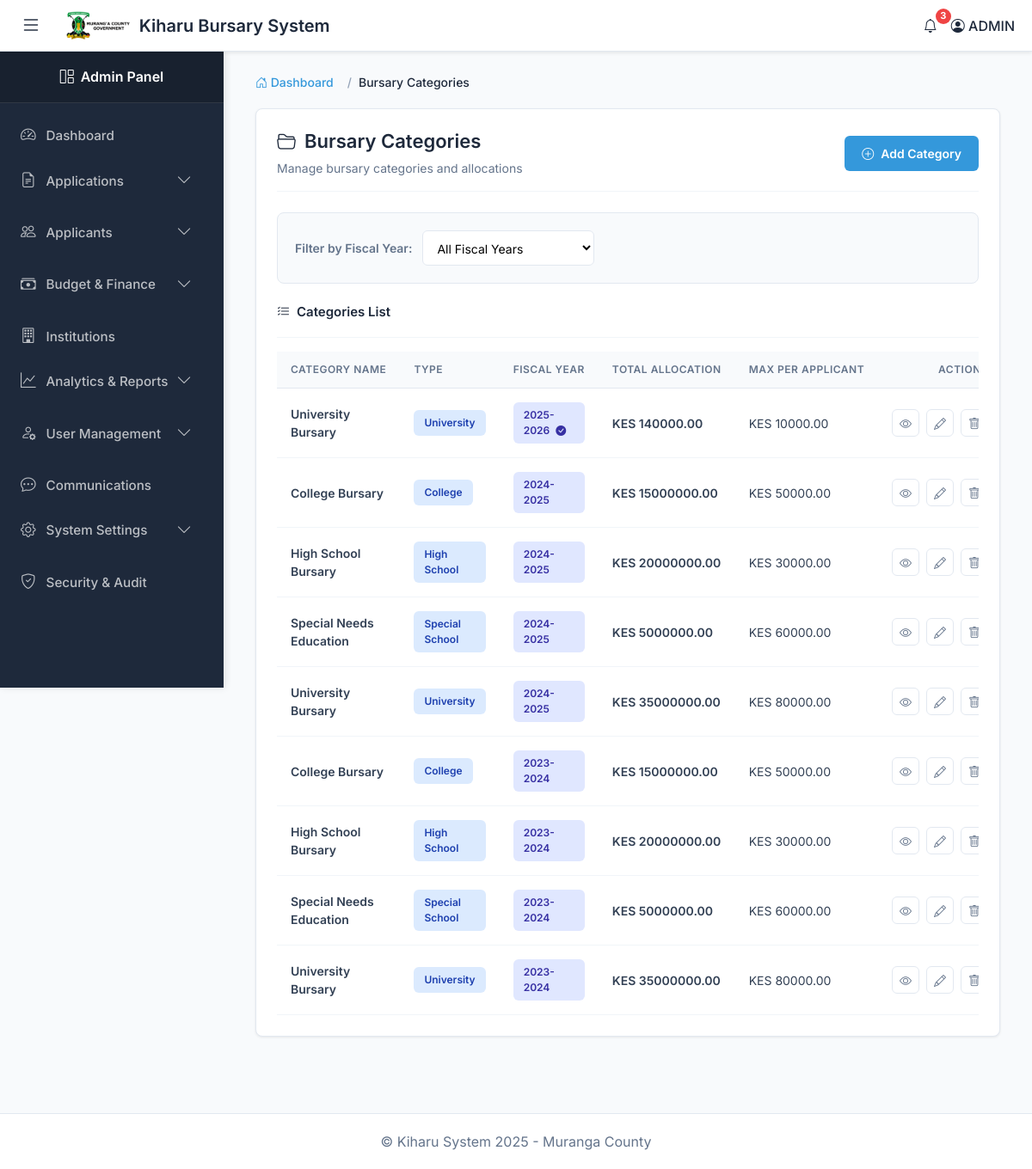
/admin-bursary-categories/ (signed in), run on an earlier commit of the app's database.
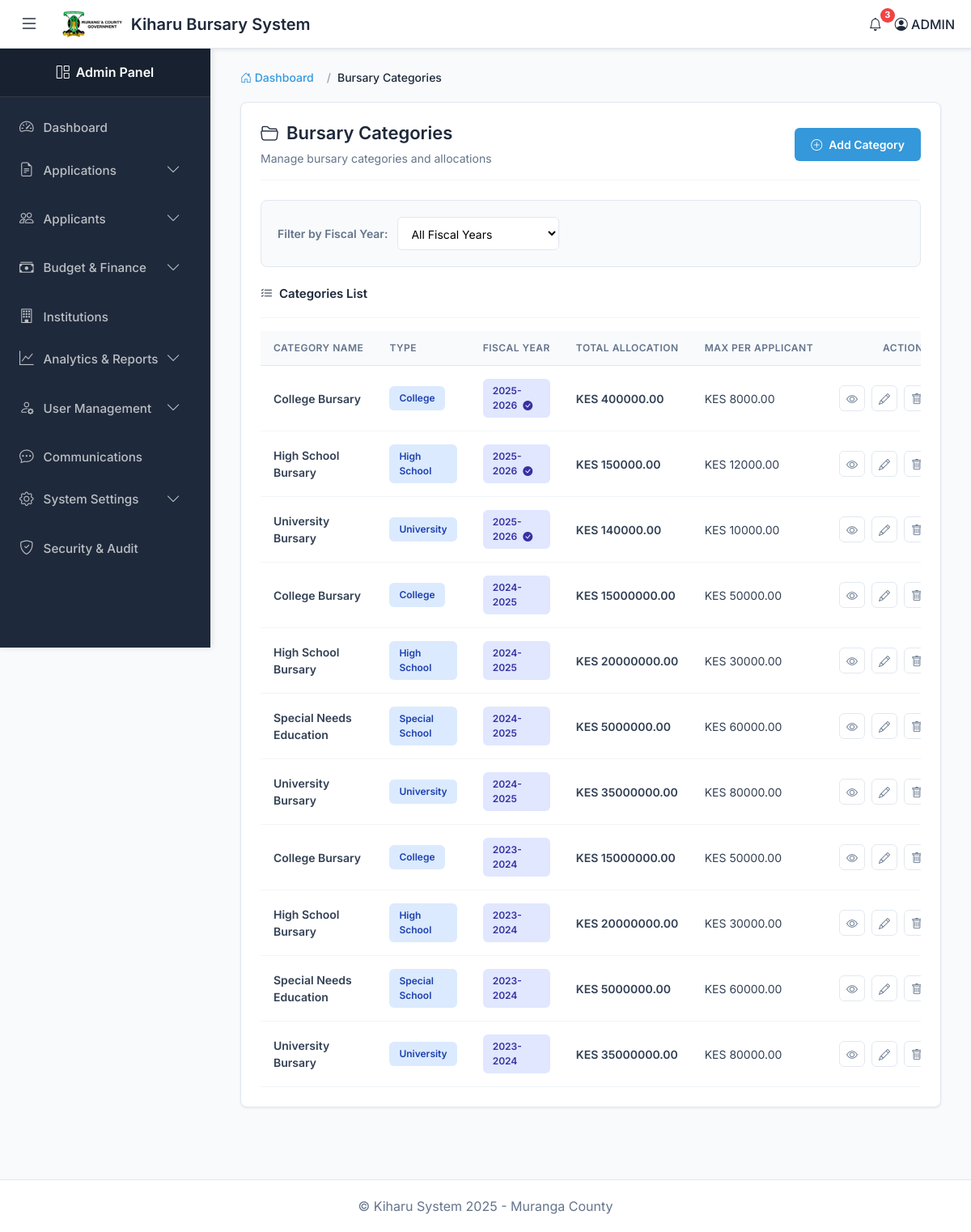
And on a later commit of the database.
### kiharu_system/models.py (models this page shows, shortened)
class BursaryCategory(models.Model):
    CATEGORY_TYPES = (
        ('highschool', 'High School'),
        ('special_school', 'Special School'),
        ('college', 'College'),
        ('university', 'University'),
    )
    name = models.CharField(max_length=100)
    category_type = models.CharField(max_length=20, choices=CATEGORY_TYPES)
    fiscal_year = models.ForeignKey(FiscalYear, on_delete=models.CASCADE, related_name='categories')
    allocation_amount = models.DecimalField(max_digits=12, decimal_places=2)
    max_amount_per_applicant = models.DecimalField(max_digits=10, decimal_places=2)

class FiscalYear(models.Model):
    name = models.CharField(max_length=20)  # e.g., "2024-2025"
    start_date = models.DateField()
    end_date = models.DateField()
    total_allocation = models.DecimalField(max_digits=12, decimal_places=2)
    is_active = models.BooleanField(default=False)

### kiharu_system/views.py (the view)
# urls.py: path('admin-bursary-categories/', views.bursary_category_list, name='bursary_category_list'),
@login_required
@user_passes_test(is_admin)
def bursary_category_list(request):
    fiscal_year_id = request.GET.get('fiscal_year')
    categories = BursaryCategory.objects.all().select_related('fiscal_year').order_by('-fiscal_year__start_date', 'name')
    selected_fiscal_year = None
    if fiscal_year_id:
        try:
            selected_fiscal_year = FiscalYear.objects.get(pk=fiscal_year_id)
            categories = categories.filter(fiscal_year=selected_fiscal_year)
        except FiscalYear.DoesNotExist:
            messages.warning(request, 'Selected fiscal year not found')
    all_fiscal_years = FiscalYear.objects.all().order_by('-start_date')
    paginator = Paginator(categories, 15)
    page_number = request.GET.get('page')
    page_obj = paginator.get_page(page_number)
    if selected_fiscal_year:
        total_applications = Application.objects.filter(
            fiscal_year=selected_fiscal_year
        ).count()
        total_allocated = categories.aggregate(
            total=Sum('allocation_amount')
        )['total'] or 0
        utilization = Allocation.objects.filter(
            application__fiscal_year=selected_fiscal_year
        ).aggregate(total=Sum('amount_allocated'))['total'] or 0
        utilization_rate = (utilization / total_allocated * 100) if total_allocated > 0 else 0
        stats = {
            'total_categories': categories.count(),
            'total_allocation': total_allocated,
            'total_utilized': utilization,
            'utilization_rate': utilization_rate,
            'total_applications': total_applications,
        }
    else:
        stats = None
    context = {
        'categories': page_obj,
        'page_obj': page_obj,
        'all_fiscal_years': all_fiscal_years,
        'selected_fiscal_year': selected_fiscal_year,
        'stats': stats,
    }
    return render(request, 'admin/bursary_category_list.html', context)

### templates/admin/bursary_category_list.html (shortened to what this page needs)
{% extends 'admin_base.html' %}
{% load static %}
{% block content %}
<div class="container-fluid">
    <nav aria-label="breadcrumb">
        <ol class="breadcrumb">
            <li class="breadcrumb-item">
                <a href="{% url 'admin_dashboard' %}">
                    <i class="bi bi-house-door"></i> Dashboard
                </a>
            </li>
            <li class="breadcrumb-item active" aria-current="page">Bursary Categories</li>
        </ol>
    </nav>
    <div class="section-container">
        <div class="page-header">
            <div>
                <h1 class="page-title">
                    <i class="bi bi-folder2-open"></i>
                    Bursary Categories
                </h1>
                <p class="page-subtitle">
                    {% if selected_fiscal_year %}
                        Categories for {{ selected_fiscal_year.name }} fiscal year
                    {% else %}
                        Manage bursary categories and allocations
                    {% endif %}
                </p>
            </div>
            <a href="{% url 'bursary_category_create' %}{% if selected_fiscal_year %}?fiscal_year={{ selected_fiscal_year.id }}{% endif %}"
               class="btn-add">
                <i class="bi bi-plus-circle"></i>Add Category
            </a>
        </div>
        <div class="filter-section {% if selected_fiscal_year %}filter-active{% endif %}">
            <div class="filter-content">
                <form method="get" class="filter-group">
                    <label for="fiscal_year_filter" class="filter-label">Filter by Fiscal Year:</label>
                    <select name="fiscal_year" id="fiscal_year_filter" class="filter-select" onchange="this.form.submit()">
                        <option value="">All Fiscal Years</option>
                    </select>
                </form>
            </div>
        </div>
        <div class="table-header">
            <h6 class="table-title">
                <i class="bi bi-list-check"></i>
                Categories List
            </h6>
        </div>
        {% if categories %}
        <div class="table-responsive">
            <table class="categories-table">
                <thead>
                    <tr>
                        <th>Category Name</th>
                        <th>Type</th>
                        {% if not selected_fiscal_year %}
                        <th>Fiscal Year</th>
                        {% endif %}
                        <th>Total Allocation</th>
                        <th>Max per Applicant</th>
                        <th class="text-end">Actions</th>
                    </tr>
                </thead>
                <tbody>
                    {% for category in categories %}
                    <tr>
                        <td class="category-name">{{ category.name }}</td>
                        <td>
                            <span class="type-badge">{{ category.get_category_type_display }}</span>
                        </td>
                        {% if not selected_fiscal_year %}
                        <td>
                            <span class="fy-badge">
                                {{ category.fiscal_year.name }}
                                {% if category.fiscal_year.is_active %}
                                    <i class="bi bi-check-circle-fill ms-1"></i>
                                {% endif %}
                            </span>
                        </td>
                        {% endif %}
                        <td class="allocation-amount">KES {{ category.allocation_amount|floatformat:2 }}</td>
                        <td>KES {{ category.max_amount_per_applicant|floatformat:2 }}</td>
                        <td class="text-end">
                            <div class="action-buttons">
                                <a href="{% url 'bursary_category_detail' category.id %}"
                                   class="action-btn btn-view" title="View Details">
                                    <i class="bi bi-eye"></i>
                                </a>
                                <a href="{% url 'bursary_category_update' category.id %}"
                                   class="action-btn btn-edit" title="Edit">
                                    <i class="bi bi-pencil"></i>
                                </a>
                                <button class="action-btn btn-delete"
                                        onclick="confirmDelete('{{ category.name }}', '{{ category.id }}')"
                                        title="Delete">
                                    <i class="bi bi-trash"></i>
                                </button>
                            </div>
                        </td>
                    </tr>
                    {% endfor %}
                </tbody>
            </table>
        </div>
        {% endif %}
    </div>
</div>
{% endblock %}

### templates/admin_base.html (shortened to what this page needs)
{% load static %}
<!DOCTYPE html>
<html lang="en">
<head>
    <link href="https://cdn.jsdelivr.net/npm/bootstrap@5.3.0/dist/css/bootstrap.min.css" rel="stylesheet">
    <link href="https://cdn.jsdelivr.net/npm/bootstrap-icons@1.11.0/font/bootstrap-icons.css" rel="stylesheet">
</head>
<body>
    <nav class="navbar navbar-expand-lg navbar-custom">
        <div class="container-fluid">
            <button class="btn sidebar-toggle me-3" type="button" id="sidebarToggle">
                <i class="bi bi-list"></i>
            </button>
            <a class="navbar-brand" href="#">
                <img src="{% static 'images/murangalogo.png'%}" alt="Muranga County" class="county-logo">
                Kiharu Bursary System
            </a>
            <div class="collapse navbar-collapse" id="navbarNav">
                <ul class="navbar-nav ms-auto">
                    <li class="nav-item dropdown">
                        <a class="nav-link dropdown-toggle position-relative" href="#" id="notificationsDropdown" role="button" data-bs-toggle="dropdown">
                            <i class="bi bi-bell"></i>
                            <span class="notification-badge">3</span>
                        </a>
                    </li>
                    <li class="nav-item dropdown">
                        <a class="nav-link dropdown-toggle" href="#" id="userDropdown" role="button" data-bs-toggle="dropdown">
                            <i class="bi bi-person-circle"></i>
                            ADMIN
                        </a>
                    </li>
                </ul>
            </div>
        </div>
    </nav>
    <div class="sidebar" id="sidebar">
        <div class="sidebar-header">
            <h5><i class="bi bi-grid-1x2 me-2"></i><span class="menu-text">Admin Panel</span></h5>
        </div>
        <div class="sidebar-content">
            <ul class="sidebar-menu">
                <li>
                    <a href="{% url 'admin_dashboard'%}" class="menu-link">
                        <span><i class="bi bi-speedometer2"></i><span class="menu-text">Dashboard</span></span>
                    </a>
                </li>
                <li>
                    <a href="#" class="menu-link has-submenu" data-target="applicationsMenu">
                        <span><i class="bi bi-file-earmark-text"></i><span class="menu-text">Applications</span></span>
                        <i class="bi bi-chevron-down chevron-icon"></i>
                    </a>
                </li>
                <li>
                    <a href="#" class="menu-link has-submenu" data-target="applicantsMenu">
                        <span><i class="bi bi-people"></i><span class="menu-text">Applicants</span></span>
                        <i class="bi bi-chevron-down chevron-icon"></i>
                    </a>
                </li>
                <li>
                    <a href="#" class="menu-link has-submenu" data-target="budgetMenu">
                        <span><i class="bi bi-cash-stack"></i><span class="menu-text">Budget & Finance</span></span>
                        <i class="bi bi-chevron-down chevron-icon"></i>
                    </a>
                </li>
                <li>
                    <a href="{% url 'institution_list'%}" class="menu-link">
                        <span><i class="bi bi-building"></i><span class="menu-text">Institutions</span></span>
                    </a>
                </li>
                <li>
                    <a href="#" class="menu-link has-submenu" data-target="reportsMenu">
                        <span><i class="bi bi-graph-up"></i><span class="menu-text">Analytics & Reports</span></span>
                        <i class="bi bi-chevron-down chevron-icon"></i>
                    </a>
                </li>
                <li>
                    <a href="#" class="menu-link has-submenu" data-target="usersMenu">
                        <span><i class="bi bi-person-gear"></i><span class="menu-text">User Management</span></span>
                        <i class="bi bi-chevron-down chevron-icon"></i>
                    </a>
                </li>
                <li>
                    <a href="{% url 'admin_communication'%}" class="menu-link">
                        <span><i class="bi bi-chat-dots"></i><span class="menu-text">Communications</span></span>
                    </a>
                </li>
                <li>
                    <a href="#" class="menu-link has-submenu" data-target="settingsMenu">
                        <span><i class="bi bi-gear"></i><span class="menu-text">System Settings</span></span>
                        <i class="bi bi-chevron-down chevron-icon"></i>
                    </a>
                </li>
                <li>
                    <a href="#audit-logs" class="menu-link">
                        <span><i class="bi bi-shield-check"></i><span class="menu-text">Security & Audit</span></span>
                    </a>
                </li>
            </ul>
        </div>
    </div>
    <div class="main-content" id="mainContent">
        {% block content %}
        {% endblock %}
    </div>
    <footer class="footer">
        <p class="mb-0">&copy; Kiharu System 2025 - Muranga County</p>
    </footer>
</body>
</html>

What changed in the data, as far as the page shows it:
added BursaryCategory: name "College Bursary", category_type "College", fiscal_year.name "2025-2026", allocation_amount "400000.00", max_amount_per_applicant "8000.00"
added BursaryCategory: name "High School Bursary", category_type "High School", fiscal_year.name "2025-2026", allocation_amount "150000.00", max_amount_per_applicant "12000.00"
